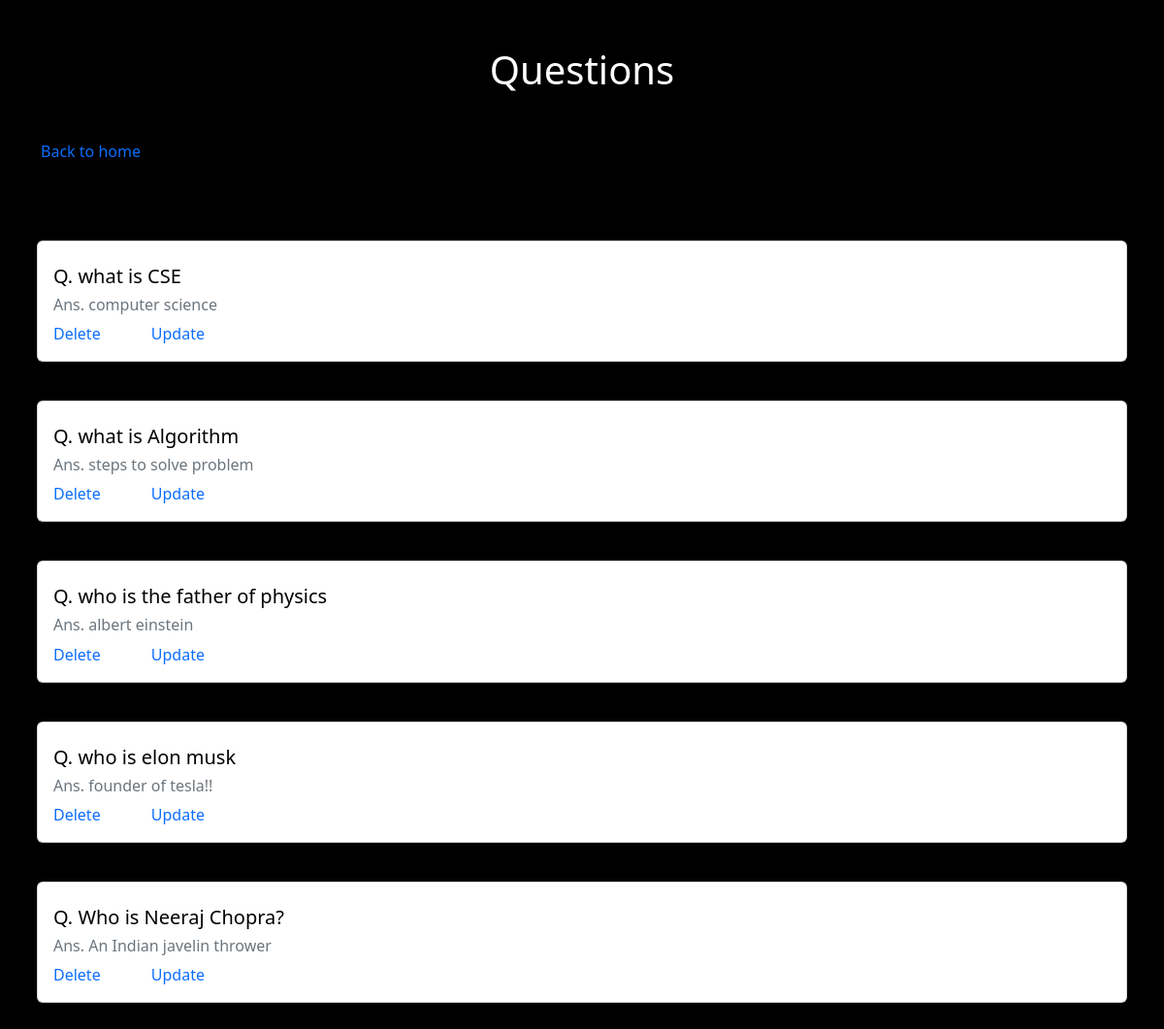
Page /show/ on the committed database.
### quiz/models.py (models this page shows, shortened)
class Question(models.Model):
    question = models.TextField()
    answer = models.TextField()

### quiz/views.py (the view)
# urls.py: path('show/', views.show, name="show"),
def show(request):
    Tques = Question.objects.all()
    check=""
    if Tques:
        check="Questions"
    else:
        check ="No questions to display"
    context ={
    'questions':Tques,
    'check':check
    }
    return render(request, "quiz/show.html", context)

### templates/quiz/show.html (shortened to what this page needs)
<!doctype html>
<html lang="en">
  <head>
    <link href="https://cdn.jsdelivr.net/npm/bootstrap@5.2.0/dist/css/bootstrap.min.css" rel="stylesheet">
  </head>
  <body  style="color:white; background:black !important;">
    <div class="container my-5">
      {%if check%}
    <h1 class="heading-4 text-center my-5">{{check}}</h1>
    {%endif%}
    <a href="{%url 'home'%}" style="text-decoration:none;">Back to home</a>
      {%if questions%}
      <div class="row g-4 justify-content-between my-5">
      {%for question in questions%}
      <div class="col-12 p-2" >
        <div class="card">
          <div class="card-body">
            <h5 class="card-title my-2" style="color:black;">Q. {{question.question}}</h5>
            <h6 class="card-subtitle my-2 text-muted">Ans. {{question.answer}}</h6>
            <a href="{%url 'deleteques' question.id%}" class="card-link" style="text-decoration:none !important;">Delete</a>
            <a href="{%url 'updateques' question.id%}" class="mx-5 card-link" style="text-decoration:none !important;">Update</a>
          </div>
        </div>
      </div>
      {%endfor%}
    </div>
    {%endif%}
    </div>
  </body>
</html>

### rows in the picture
Question: question "what is CSE", answer "computer science"
Question: question "what is Algorithm", answer "steps to solve problem"
Question: question "who is the father of physics", answer "albert einstein"
Question: question "who is elon musk", answer "founder of tesla!!"
Question: question "Who is Neeraj Chopra?", answer "An Indian javelin thrower"

### other values in the picture
{{ check }} "Questions"
